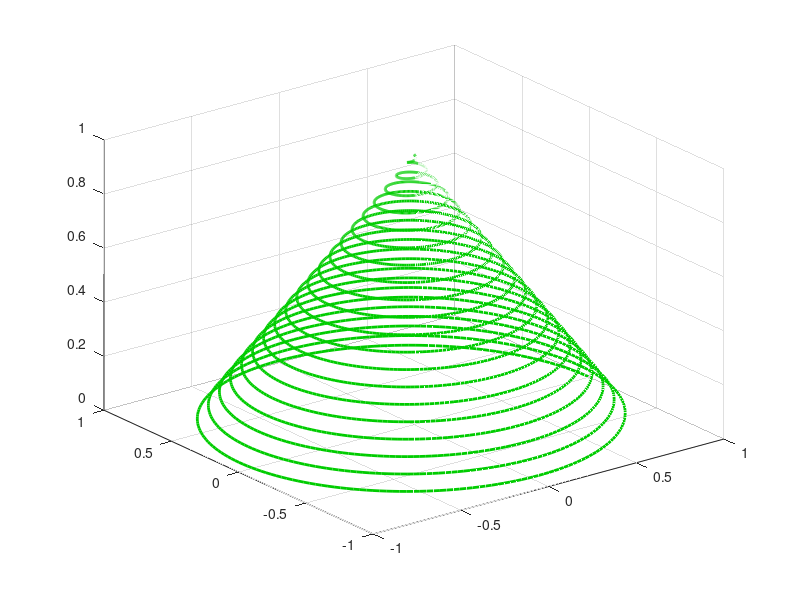

Write MATLAB code to recreate this figure.
turns=40*pi;
t=linspace(0,turns,4000);
x=cos(t).*(turns-t)./turns;
y=sin(t).*(turns-t)./turns;
z=t./turns;
h=plot3(x,y,z,'LineWidth',2,'Color',[hex2dec('00')/255 hex2dec('cc')/255 hex2dec('00')/255]);grid on
